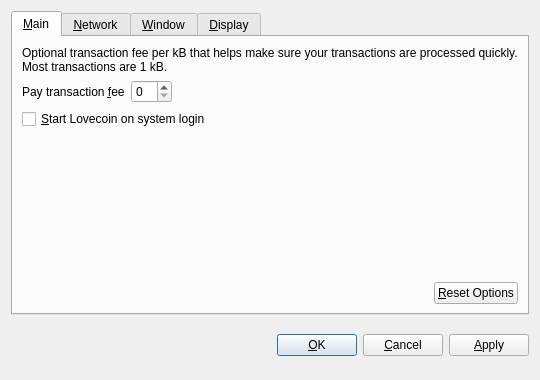
<?xml version="1.0" encoding="UTF-8"?>
<ui version="4.0">
 <class>OptionsDialog</class>
 <widget class="QDialog" name="OptionsDialog">
  <property name="geometry">
   <rect>
    <x>0</x>
    <y>0</y>
    <width>540</width>
    <height>380</height>
   </rect>
  </property>
  <property name="windowTitle">
   <string>Options</string>
  </property>
  <property name="modal">
   <bool>true</bool>
  </property>
  <layout class="QVBoxLayout" name="verticalLayout">
   <item>
    <widget class="QTabWidget" name="tabWidget">
     <property name="tabPosition">
      <enum>QTabWidget::North</enum>
     </property>
     <property name="currentIndex">
      <number>0</number>
     </property>
     <widget class="QWidget" name="tabMain">
      <attribute name="title">
       <string>&amp;Main</string>
      </attribute>
      <layout class="QVBoxLayout" name="verticalLayout_Main">
       <item>
        <widget class="QLabel" name="transactionFeeInfoLabel">
         <property name="text">
          <string>Optional transaction fee per kB that helps make sure your transactions are processed quickly. Most transactions are 1 kB.</string>
         </property>
         <property name="textFormat">
          <enum>Qt::PlainText</enum>
         </property>
         <property name="wordWrap">
          <bool>true</bool>
         </property>
        </widget>
       </item>
       <item>
        <layout class="QHBoxLayout" name="horizontalLayout_1_Main">
         <item>
          <widget class="QLabel" name="transactionFeeLabel">
           <property name="text">
            <string>Pay transaction &amp;fee</string>
           </property>
           <property name="textFormat">
            <enum>Qt::PlainText</enum>
           </property>
           <property name="buddy">
            <cstring>transactionFee</cstring>
           </property>
          </widget>
         </item>
         <item>
          <widget class="BitcoinAmountField" name="transactionFee"/>
         </item>
         <item>
          <spacer name="horizontalSpacer_1_Main">
           <property name="orientation">
            <enum>Qt::Horizontal</enum>
           </property>
           <property name="sizeHint" stdset="0">
            <size>
             <width>40</width>
             <height>20</height>
            </size>
           </property>
          </spacer>
         </item>
        </layout>
       </item>
       <item>
        <widget class="QCheckBox" name="bitcoinAtStartup">
         <property name="toolTip">
          <string>Automatically start Lovecoin after logging in to the system.</string>
         </property>
         <property name="text">
          <string>&amp;Start Lovecoin on system login</string>
         </property>
        </widget>
       </item>
       <item>
        <spacer name="verticalSpacer_Main">
         <property name="orientation">
          <enum>Qt::Vertical</enum>
         </property>
         <property name="sizeHint" stdset="0">
          <size>
           <width>20</width>
           <height>40</height>
          </size>
         </property>
        </spacer>
       </item>
       <item>
        <layout class="QHBoxLayout" name="horizontalLayout_2_Main">
         <item>
          <spacer name="horizontalSpacer_2_Main">
           <property name="orientation">
            <enum>Qt::Horizontal</enum>
           </property>
           <property name="sizeHint" stdset="0">
            <size>
             <width>40</width>
             <height>20</height>
            </size>
           </property>
          </spacer>
         </item>
         <item>
          <widget class="QPushButton" name="resetButton">
           <property name="toolTip">
            <string>Reset all client options to default.</string>
           </property>
           <property name="text">
            <string>&amp;Reset Options</string>
           </property>
           <property name="autoDefault">
            <bool>false</bool>
           </property>
          </widget>
         </item>
        </layout>
       </item>
      </layout>
     </widget>
     <widget class="QWidget" name="tabNetwork">
      <attribute name="title">
       <string>&amp;Network</string>
      </attribute>
      <layout class="QVBoxLayout" name="verticalLayout_Network">
       <item>
        <widget class="QCheckBox" name="mapPortUpnp">
         <property name="toolTip">
          <string>Automatically open the Lovecoin client port on the router. This only works when your router supports UPnP and it is enabled.</string>
         </property>
         <property name="text">
          <string>Map port using &amp;UPnP</string>
         </property>
        </widget>
       </item>
       <item>
        <widget class="QCheckBox" name="connectSocks">
         <property name="toolTip">
          <string>Connect to the Lovecoin network through a SOCKS proxy (e.g. when connecting through Tor).</string>
         </property>
         <property name="text">
          <string>&amp;Connect through SOCKS proxy:</string>
         </property>
        </widget>
       </item>
       <item>
        <layout class="QHBoxLayout" name="horizontalLayout_Network">
         <item>
          <widget class="QLabel" name="proxyIpLabel">
           <property name="text">
            <string>Proxy &amp;IP:</string>
           </property>
           <property name="textFormat">
            <enum>Qt::PlainText</enum>
           </property>
           <property name="buddy">
            <cstring>proxyIp</cstring>
           </property>
          </widget>
         </item>
         <item>
          <widget class="QValidatedLineEdit" name="proxyIp">
           <property name="maximumSize">
            <size>
             <width>140</width>
             <height>16777215</height>
            </size>
           </property>
           <property name="toolTip">
            <string>IP address of the proxy (e.g. 127.0.0.1)</string>
           </property>
          </widget>
         </item>
         <item>
          <widget class="QLabel" name="proxyPortLabel">
           <property name="text">
            <string>&amp;Port:</string>
           </property>
           <property name="textFormat">
            <enum>Qt::PlainText</enum>
           </property>
           <property name="buddy">
            <cstring>proxyPort</cstring>
           </property>
          </widget>
         </item>
         <item>
          <widget class="QLineEdit" name="proxyPort">
           <property name="maximumSize">
            <size>
             <width>55</width>
             <height>16777215</height>
            </size>
           </property>
           <property name="toolTip">
            <string>Port of the proxy (e.g. 9050)</string>
           </property>
          </widget>
         </item>
         <item>
          <widget class="QLabel" name="socksVersionLabel">
           <property name="text">
            <string>SOCKS &amp;Version:</string>
           </property>
           <property name="textFormat">
            <enum>Qt::PlainText</enum>
           </property>
           <property name="buddy">
            <cstring>socksVersion</cstring>
           </property>
          </widget>
         </item>
         <item>
          <widget class="QValueComboBox" name="socksVersion">
           <property name="toolTip">
            <string>SOCKS version of the proxy (e.g. 5)</string>
           </property>
          </widget>
         </item>
         <item>
          <spacer name="horizontalSpacer_Network">
           <property name="orientation">
            <enum>Qt::Horizontal</enum>
           </property>
           <property name="sizeHint" stdset="0">
            <size>
             <width>40</width>
             <height>20</height>
            </size>
           </property>
          </spacer>
         </item>
        </layout>
       </item>
       <item>
        <spacer name="verticalSpacer_Network">
         <property name="orientation">
          <enum>Qt::Vertical</enum>
         </property>
         <property name="sizeHint" stdset="0">
          <size>
           <width>20</width>
           <height>40</height>
          </size>
         </property>
        </spacer>
       </item>
      </layout>
     </widget>
     <widget class="QWidget" name="tabWindow">
      <attribute name="title">
       <string>&amp;Window</string>
      </attribute>
      <layout class="QVBoxLayout" name="verticalLayout_Window">
       <item>
        <widget class="QCheckBox" name="minimizeToTray">
         <property name="toolTip">
          <string>Show only a tray icon after minimizing the window.</string>
         </property>
         <property name="text">
          <string>&amp;Minimize to the tray instead of the taskbar</string>
         </property>
        </widget>
       </item>
       <item>
        <widget class="QCheckBox" name="minimizeOnClose">
         <property name="toolTip">
          <string>Minimize instead of exit the application when the window is closed. When this option is enabled, the application will be closed only after selecting Quit in the menu.</string>
         </property>
         <property name="text">
          <string>M&amp;inimize on close</string>
         </property>
        </widget>
       </item>
       <item>
        <spacer name="verticalSpacer_Window">
         <property name="orientation">
          <enum>Qt::Vertical</enum>
         </property>
         <property name="sizeHint" stdset="0">
          <size>
           <width>20</width>
           <height>40</height>
          </size>
         </property>
        </spacer>
       </item>
      </layout>
     </widget>
     <widget class="QWidget" name="tabDisplay">
      <attribute name="title">
       <string>&amp;Display</string>
      </attribute>
      <layout class="QVBoxLayout" name="verticalLayout_Display">
       <item>
        <layout class="QHBoxLayout" name="horizontalLayout_1_Display">
         <item>
          <widget class="QLabel" name="langLabel">
           <property name="text">
            <string>User Interface &amp;language:</string>
           </property>
           <property name="textFormat">
            <enum>Qt::PlainText</enum>
           </property>
           <property name="buddy">
            <cstring>lang</cstring>
           </property>
          </widget>
         </item>
         <item>
          <widget class="QValueComboBox" name="lang">
           <property name="toolTip">
            <string>The user interface language can be set here. This setting will take effect after restarting Lovecoin.</string>
           </property>
          </widget>
         </item>
        </layout>
       </item>
       <item>
        <layout class="QHBoxLayout" name="horizontalLayout_2_Display">
         <item>
          <widget class="QLabel" name="unitLabel">
           <property name="text">
            <string>&amp;Unit to show amounts in:</string>
           </property>
           <property name="textFormat">
            <enum>Qt::PlainText</enum>
           </property>
           <property name="buddy">
            <cstring>unit</cstring>
           </property>
          </widget>
         </item>
         <item>
          <widget class="QValueComboBox" name="unit">
           <property name="toolTip">
            <string>Choose the default subdivision unit to show in the interface and when sending coins.</string>
           </property>
          </widget>
         </item>
        </layout>
       </item>
       <item>
        <widget class="QCheckBox" name="displayAddresses">
         <property name="toolTip">
          <string>Whether to show Lovecoin addresses in the transaction list or not.</string>
         </property>
         <property name="text">
          <string>&amp;Display addresses in transaction list</string>
         </property>
        </widget>
       </item>
       <item>
        <widget class="QCheckBox" name="coinControlFeatures">
         <property name="toolTip">
          <string>Whether to show coin control features or not.</string>
         </property>
         <property name="text">
          <string>Display coin &amp;control features (experts only!)</string>
         </property>
        </widget>
       </item>
       <item>
        <spacer name="verticalSpacer_Display">
         <property name="orientation">
          <enum>Qt::Vertical</enum>
         </property>
         <property name="sizeHint" stdset="0">
          <size>
           <width>20</width>
           <height>40</height>
          </size>
         </property>
        </spacer>
       </item>
      </layout>
     </widget>
    </widget>
   </item>
   <item>
    <layout class="QHBoxLayout" name="horizontalLayout_Buttons">
     <item>
      <spacer name="horizontalSpacer_1">
       <property name="orientation">
        <enum>Qt::Horizontal</enum>
       </property>
       <property name="sizeHint" stdset="0">
        <size>
         <width>40</width>
         <height>48</height>
        </size>
       </property>
      </spacer>
     </item>
     <item>
      <widget class="QLabel" name="statusLabel">
       <property name="font">
        <font>
         <weight>75</weight>
         <bold>true</bold>
        </font>
       </property>
       <property name="text">
        <string/>
       </property>
       <property name="textFormat">
        <enum>Qt::PlainText</enum>
       </property>
       <property name="wordWrap">
        <bool>true</bool>
       </property>
      </widget>
     </item>
     <item>
      <spacer name="horizontalSpacer_2">
       <property name="orientation">
        <enum>Qt::Horizontal</enum>
       </property>
       <property name="sizeHint" stdset="0">
        <size>
         <width>40</width>
         <height>48</height>
        </size>
       </property>
      </spacer>
     </item>
     <item>
      <widget class="QPushButton" name="okButton">
       <property name="text">
        <string>&amp;OK</string>
       </property>
      </widget>
     </item>
     <item>
      <widget class="QPushButton" name="cancelButton">
       <property name="text">
        <string>&amp;Cancel</string>
       </property>
       <property name="autoDefault">
        <bool>false</bool>
       </property>
      </widget>
     </item>
     <item>
      <widget class="QPushButton" name="applyButton">
       <property name="text">
        <string>&amp;Apply</string>
       </property>
       <property name="autoDefault">
        <bool>false</bool>
       </property>
      </widget>
     </item>
    </layout>
   </item>
  </layout>
 </widget>
 <customwidgets>
  <customwidget>
   <class>BitcoinAmountField</class>
   <extends>QSpinBox</extends>
   <header>bitcoinamountfield.h</header>
  </customwidget>
  <customwidget>
   <class>QValueComboBox</class>
   <extends>QComboBox</extends>
   <header>qvaluecombobox.h</header>
  </customwidget>
  <customwidget>
   <class>QValidatedLineEdit</class>
   <extends>QLineEdit</extends>
   <header>qvalidatedlineedit.h</header>
  </customwidget>
 </customwidgets>
 <resources/>
 <connections/>
</ui>
